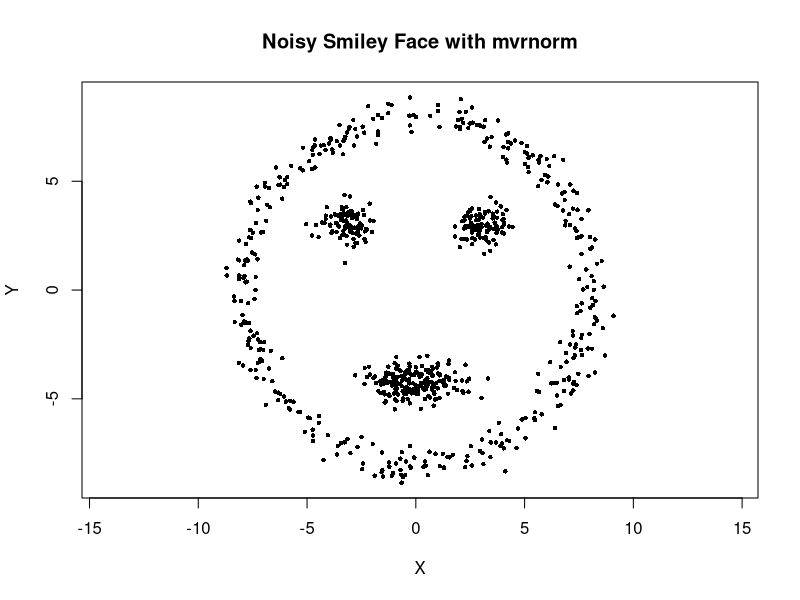
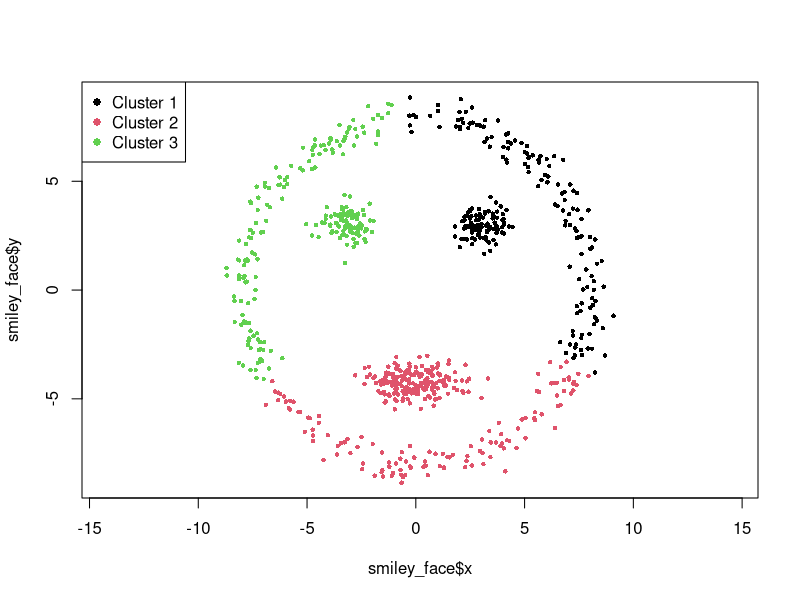
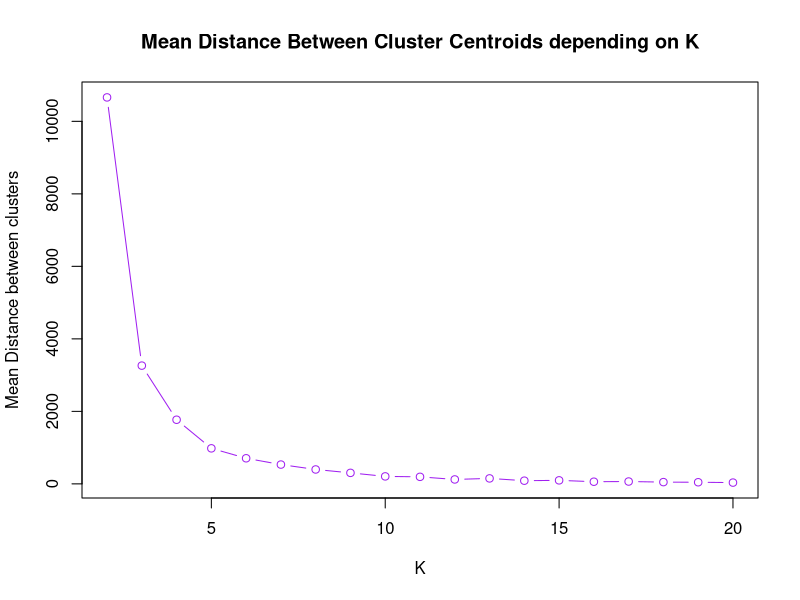

The R script that drew these images, in order: (Note: this script raises an error after producing the figures.)
#Bruno Álvarez Esteban

install.packages("dbscan")
library("dbscan");
library("MASS");
install.packages("mclust")
library(mclust);

# Comment all the lines with informative comments.

# Task 1) Implement a dummy dataset with two dimensions that looks like Smiley.

set.seed(42)  #Set for random data

#function to add multivariate Gaussian noise to a set of points
add_mv_noise <- function(x, y, cov_matrix) { #Variables for the function
  n <- length(x)   # Number of points
  noise <- mvrnorm(n, mu = c(0, 0), Sigma = cov_matrix)  # Generate multivariate noise
  x_noisy <- x + noise[,1]  # Add noise to x-coordinates
  y_noisy <- y + noise[,2]  # Add noise to y-coordinates
  return(list(x = x_noisy, y = y_noisy))  # Return a list with noisy x and y
}

# Covariance matrices of noise, correlation noise between x and y
cov_matrix_circle <- matrix(c(0.1, 0, 0, 0.1), ncol = 2)  # First parameter  Low noise for face
cov_matrix_eyes <- matrix(c(0.3, 0, 0, 0.2), ncol = 2)    # More noise for eyes
cov_matrix_mouth <- matrix(c(0.7, 0, 0, 0.1), ncol = 2)   # High noise for the mouth to make the moth like it was open

#CIRCLE FACE

#generate random angles and radi for the face circle
theta <- runif(400, 0, 2*pi)  # Random angles to make the circle of the face
radius <- 8 + rnorm(400, sd = 0.3)  #Here we put a value for the radius (how big the face) and the noise also 
x_circle <- radius * cos(theta)  # x-coordinates of the face
y_circle <- radius * sin(theta)  # y-coordinates of the face

#multivariate noise to the face circle
noisy_circle <- add_mv_noise(x_circle, y_circle, cov_matrix_circle)

#EYES

# left eye 
x_eye1 <- rnorm(100, mean = -3, sd = 0.3)  # x-coordinates of left eye 
y_eye1 <- rnorm(100, mean = 3, sd = 0.3)   # y-coordinates of left eye, x and y to situate the eyes in the face

# Apply multivariate noise to the left eye
noisy_eye1 <- add_mv_noise(x_eye1, y_eye1, cov_matrix_eyes) #Make the eye a litle bit disperse

#right eye 
x_eye2 <- rnorm(100, mean = 3, sd = 0.3)   # x-coordinates of right eye
y_eye2 <- rnorm(100, mean = 3, sd = 0.3)   # y-coordinates of right eye, the same as the left eye

#multivariate noise to the right eye
noisy_eye2 <- add_mv_noise(x_eye2, y_eye2, cov_matrix_eyes)

#MOUTH

# Generate the full circle for the open mouth
theta_mouth <- seq(pi, 2*pi, length.out = 200) #Generate angles for a full circle
radius_mouth <- 1 + rnorm(200, sd = 0.2)  #radius litle to make it a smaller circle for the mouth
x_mouth <- radius_mouth * cos(theta_mouth)  # x-coordinates for the mouth
y_mouth <- radius_mouth * sin(theta_mouth) - 3.6 #y coordinates and the -2 to put it in the bottom part of the face

# Apply multivariate noise to the mouth and get the full circle
noisy_mouth <- add_mv_noise(x_mouth, y_mouth, cov_matrix_mouth)

#upper mouth left

x_mouth1 <- rnorm(100, mean = -4, sd = 0.3)  # x-coordinates of left eye 
y_mouth1 <- rnorm(100, mean = -3, sd = 0.3)   # y-coordinates of left eye, x and y to situate the eyes in the face

# Apply multivariate noise to the left eye
#noisy_mouth1 <- add_mv_noise(x_eye1, y_eye1, cov_matrix_eyes) #Make the eye a litle bit disperse
#print(noisy_mouth1)
#noisy_mouth$x <- c(noisy_mouth1$x)
#noisy_mouth$y <- c(noisy_mouth1$y)


# Combine all parts like a zombie, happy halloween
#join for x
x <- c(noisy_circle$x, noisy_eye1$x, noisy_eye2$x, noisy_mouth$x)
#join for y
y <- c(noisy_circle$y, noisy_eye1$y, noisy_eye2$y, noisy_mouth$y)
#make the data fram from the cordiantes
smiley_face <- data.frame(x, y)

#plot to check and see the outcome
plot(smiley_face$x, smiley_face$y, asp = 1, pch = 16, cex = 0.6, xlab = "X", ylab = "Y", main = "Noisy Smiley Face with mvrnorm")


# Task 2) Apply to the Smiley face the kmeans algorithm and K = 3. Paint the result

k <- 3  # Number of clusters
kmeans_result <- kmeans(smiley_face, centers = k)  #the k means algoithm is done with the function "kmeans()" which needs the data frame and the k

#add the cluster labels to the dataset in order to be able to color each cluster depending on its label
smiley_face$cluster <- as.factor(kmeans_result$cluster)  #make it a factor so it is easyer to color

#plot to view the different clusters
plot(smiley_face$x, smiley_face$y, asp = 1, pch = 16, cex = 0.6, 
     col = smiley_face$cluster) #Labels and titles
legend("topleft", legend = paste("Cluster", 1:k), col = 1:k, pch = 16)

# Do we get meaningfull clusters? Why?

#No, because the center is found in the middle (0,0) causing that any point can belonge to any cluster

# Task 3) Apply the kmeans with an increasing number of clusters (say, from 2 to 20).
# For each of the proposed k, compute the mean distance within each cluster.
# Plot the result of K vs the average distance within


# make sure that x and y are numeric
smiley_face$x <- as.numeric(as.character(smiley_face$x))
smiley_face$y <- as.numeric(as.character(smiley_face$y))

# Convert the cluster column to numeric 
smiley_face$cluster <- as.numeric(as.character(smiley_face$cluster))

dist_vector = c() #create the vector for the mean distances
for (i in 2:20){ #the for loop from the number of clusters
  list <- kmeans(smiley_face, i) #Apply the k means for clustering for each
  coords <- list$withinss #Store the distances inside each clusters
  dist <- mean(coords) # Make the mean
  dist_vector <- c(dist_vector, dist) #Put it in the vector we create for it
}

plot(2:20, dist_vector, #Plot the mean distance against the number of clusters 
     type = "b",              #Line and plots  
     col = "purple",      #Color of them 
     xlab = "K", 
     ylab = "Mean Distance between clusters",
     main = "Mean Distance Between Cluster Centroids depending on K") #Labels and titles


distances_final <- numeric(19)  #dimension of k = 2 to 20, so there will be 19 values (20-1; since we don't use k=1)

#loop through different values of k (2 to 20)
for (k in 2:20) {
  kmeans_result <- kmeans(smiley_face[, c("x", "y")], centers = k)  #perform k-means clustering
  
  distances <- numeric(nrow(smiley_face))  #vector to store the distances
  
  for (i in 1:k) { #For loop for all the clusters 
    cluster_points <- smiley_face[kmeans_result$cluster == i, c("x", "y")]  # Points in  each cluster i
    cluster_center <- kmeans_result$centers[i, ]  # Center of each cluster i
    
    #compute distances only if there are points in the cluster (more than 0)
    if (nrow(cluster_points) > 0) {
      distances[kmeans_result$cluster == i] <- sqrt(rowSums((cluster_points - cluster_center) ^ 2))  # Calculate distances by squaring the difference between each point of the cluster and the center
    }
  }
  
  # Compute the average distance within the cluster, ignoring values NAs
  distances_final[k - 1] <- mean(distances, na.rm = TRUE)  # Store the mean distance
}
#print(distances)
#transform the vector to a data fram for ploting
data_to_plot <- data.frame(k = 2:20, average_distance = distances_final)

#remove rows with Na
data <- na.omit(data_to_plot)

#plot K vs Average Distance
ggplot(data, aes(x = k, y = average_distance)) +
  geom_line() +  # Line for the average distance
  geom_point(size = 2, color = "purple") +  # Points for each k value
  labs(title = "K vs Average Distance Within Clusters",
       x = "Number of Clusters (K)",
       y = "Average Distance Within Clusters") + #Labels and titles
  theme_minimal()  # Use a minimal theme

# What is happening with the distance within each cluster? Why? What would be the minimum
# distance?

#As K increases the distances become smaller since there are more cluster and therefore each
#cluster contains less points, and only the closest points form a cluster making the distance smaller.
#The minimum distance would be 0, making it that in that cluster there is only 1 point being itself the
#centroid, and with a big eoungh K that will happen to all clusters.

# Task 4) Repeat the clustering with dbscan. Use minPts = 5. Do we need to specify the number of clusters? Why?

#No we do not need to specify the number of clusters, the number of clusters will be determined depending on if the 
#points are grouped close enough to be a particular cluster or they are from different ones and if there are enough close
#enough points to be called a cluster.


eps <- 1.0 #is the parameter that establishes the greatest separation between two points considered neighbors
minPts <- 5 #the bare minimum of dots required to qualify as a cluster

#we cluster using the dbscan algo with the values of eps and minPts we defined previously
dbscan_cluster <- dbscan(smiley_face[, 1:2], eps = eps, minPts = minPts)
# Add the cluster assignments to smiley data
smiley_face$cluster_with_dbscan <- as.factor(dbscan_cluster$cluster)

# How many clusters there are
num_clusters <- length(unique(dbscan_cluster$cluster)) 

ggplot(smiley_face, aes(x = x, y = y, color = cluster_with_dbscan)) +
  geom_point() +
  labs(title = "clusters made by dbscan algo for the smiley", x = "X", y = "Y") +
  scale_color_discrete(name = "Cluster") + #we use the cluster they belong to to determine the colour
  theme_minimal()

print(num_clusters)

# How many clusters do you identify? What is happening?

#we can identify 4 clusters, 1 for each eye, one for the face (the cirlce), and the last one for the mouth.
#As we can expect since this are the 4 different groups and they are not even close to each other to be considered
#a cluster all together.

# Task 5) Create a dummy dataset of two features and 150 observations. Each 50 observations come from a different
# multivariate normal distribution with its own mean vector and variance covariance matrix

set.seed(1)

#determine parameters for the three distributions
mean1 <- c(1, 2) #(x, y)
cov1 <- matrix(c(1, 0.5, 0.5, 1), nrow = 2)  #covariance matrix

mean2 <- c(7, 8)
cov2 <- matrix(c(1, -0.3, -0.2, 1), nrow = 2)

mean3 <- c(3, 5)
cov3 <- matrix(c(2, 0.5, 0.4, 2), nrow = 2)


n <- 50  #observations per distribution is 50 as stated in the task

#we generate the 3 samples making use of the function mvnorm from the library mass wich requires the mu
#that is our mean, the central point. And the sigma, the "noise" or extra points we will add that come determined
#by the covariance matrix
samples1 <- mvrnorm(n, mu = mean1, Sigma = cov1)
samples2 <- mvrnorm(n, mu = mean2, Sigma = cov2)
samples3 <- mvrnorm(n, mu = mean3, Sigma = cov3)

# Combine samples into a single dataset
dataset <- rbind(samples1, samples2, samples3)

##we transform to a data frame and add a new column to asign a label column
df <- data.frame(x = dataset[, 1], y = dataset[, 2],
                 group = rep(1:3, each = n))


# Task 6) Apply mclust, which applies a mixture of Gaussian distributions. Check the Mclust command. 
# What is G? How can you use it?

#The G is used to determine how many number of clusters will be

mclust_model <- Mclust(df[, c("x", "y")])  #fitting the model on x and y columns

summary(mclust_model) #to see any important data and see if there is any weirdeness

#we plot tp see the result of our clusters
plot(mclust_model, what = "classification")

#we retrieve the number of clusters in our model, this is G
num_clusters <- mclust_model$G
print(paste("There is a total amount of clusters (G) of", num_clusters))

# What would happen if you try with the smiley.face? Why is this happening???

smiley_mclust_model <- Mclust(smiley_face[, c("x", "y")]) #applyinf the mcluster algo to smiley data

summary(smiley_mclust_model) #Swatvh for any weirdeness

#plot to see the result and compare results
plot(smiley_mclust_model, what = "classification")


print(paste("There is a total amount of clusters (G) of", smiley_mclust_model$G))

#with the mclust we obtain 9 clusters instead of 4 (which we obtained with the dbscan)
